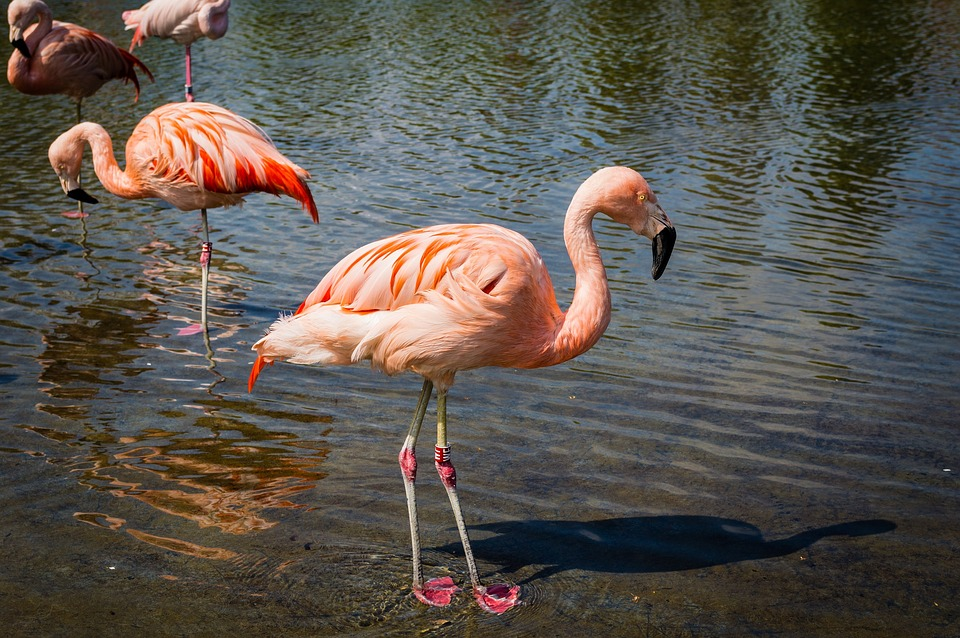
#> input picture Nanodegree-Udacity/1_3_Types_of_Features_Image_Segmentation/images/flamingos.jpg, 960 x 638 px
$ jupyter execute '3. K-means.ipynb'   (shell and % lines are left out)
#> lines starting #> are read from the running program, lines starting #| are printed output that depends on the picture
# K-means Clustering

### Import resources and display image

[cell 1]
import numpy as np
import matplotlib.pyplot as plt
import cv2

[cell 2]
# Read in the image
## TODO: Check out the images directory to see other images you can work with
# And select one!
image = cv2.imread('images/flamingos.jpg')
#> image is the input picture: shape (638, 960, 3); mean B, G, R 77.9, 84.9, 91.1

# Change color to RGB (from BGR)
image = cv2.cvtColor(image, cv2.COLOR_BGR2RGB)

plt.imshow(image)

### Prepare data for k-means

[cell 3]
# Reshape image into a 2D array of pixels and 3 color values (RGB)
pixel_vals = image.reshape((-1,3))

# Convert to float type
pixel_vals = np.float32(pixel_vals)

### Implement k-means clustering

[cell 4]
# define stopping criteria
# you can change the number of max iterations for faster convergence!
criteria = (cv2.TERM_CRITERIA_EPS + cv2.TERM_CRITERIA_MAX_ITER, 100, 0.2)

## TODO: Select a value for k
# then perform k-means clustering
k = 3
retval, labels, centers = cv2.kmeans(pixel_vals, k, None, criteria, 10, cv2.KMEANS_RANDOM_CENTERS)
#> retval = 980906149.1; centers = [[104.5, 105.3, 104.7], [232, 181.7, 160.3], [57.82, 52.92, 42.72]]

# convert data into 8-bit values
centers = np.uint8(centers)
#> centers = [[104, 105, 104], [232, 181, 160], [57, 52, 42]]
segmented_data = centers[labels.flatten()]

# reshape data into the original image dimensions
segmented_image = segmented_data.reshape((image.shape))
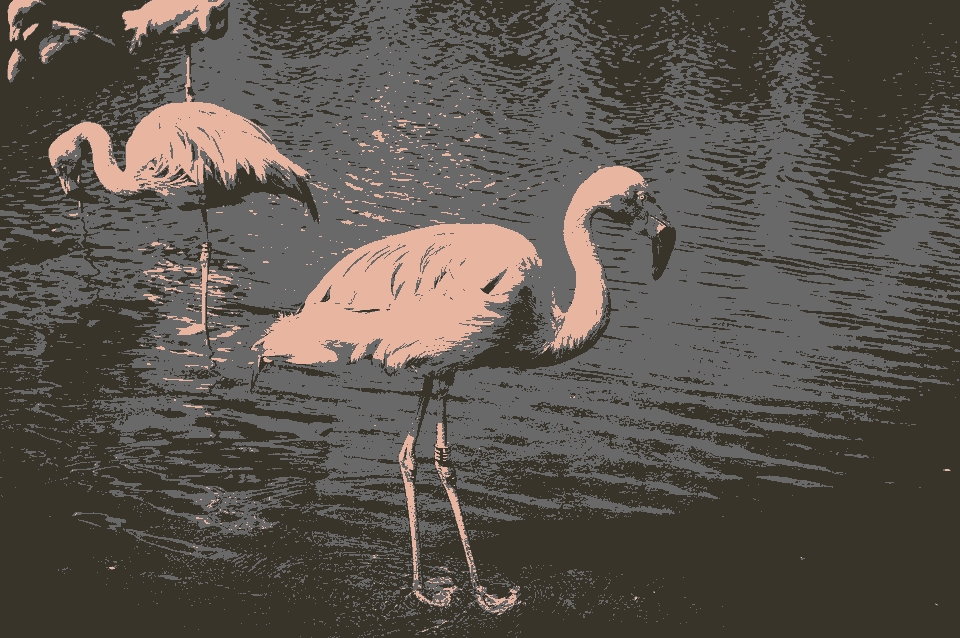
#> segmented_image: shape (638, 960, 3); mean R, G, B 90.5, 84.3, 77.2
labels_reshape = labels.reshape(image.shape[0], image.shape[1])
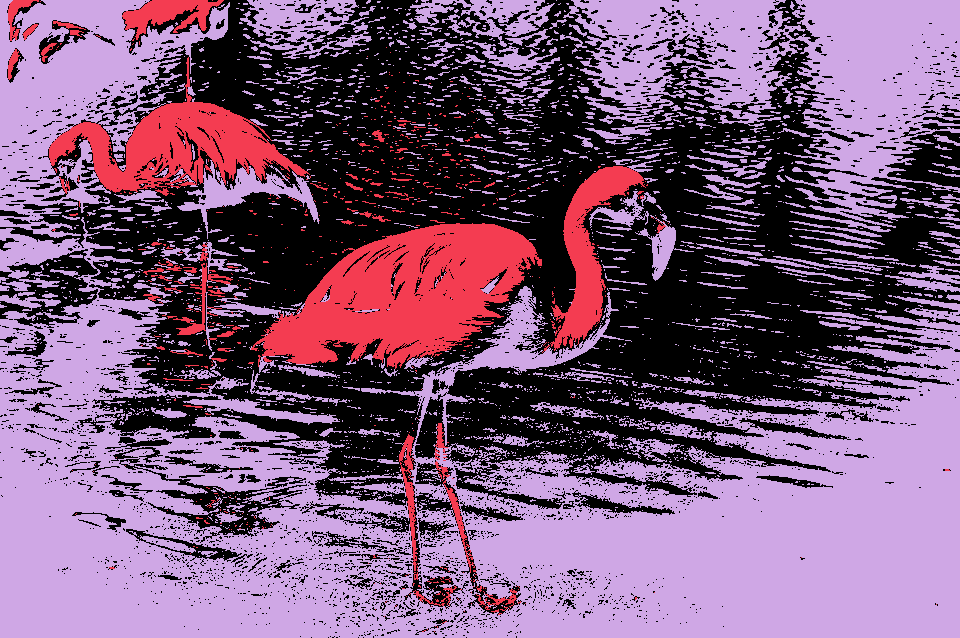
#> labels_reshape: shape (638, 960) int32; 3 distinct labels, from 0 to 2; one colour per label, 0 black

plt.imshow(segmented_image)

[cell 5]
## TODO: Visualize one segment, try to find which is the leaves, background, etc!
plt.imshow(labels_reshape==1, cmap='gray')
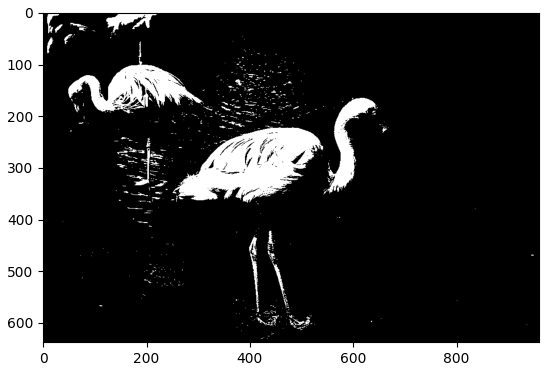
#> figure drawn by matplotlib, 1 panel

[cell 6]
# mask an image segment by cluster

cluster = 1 # the first cluster

masked_image = np.copy(image)
# turn the mask green!
masked_image[labels_reshape == cluster] = [0, 255, 0]
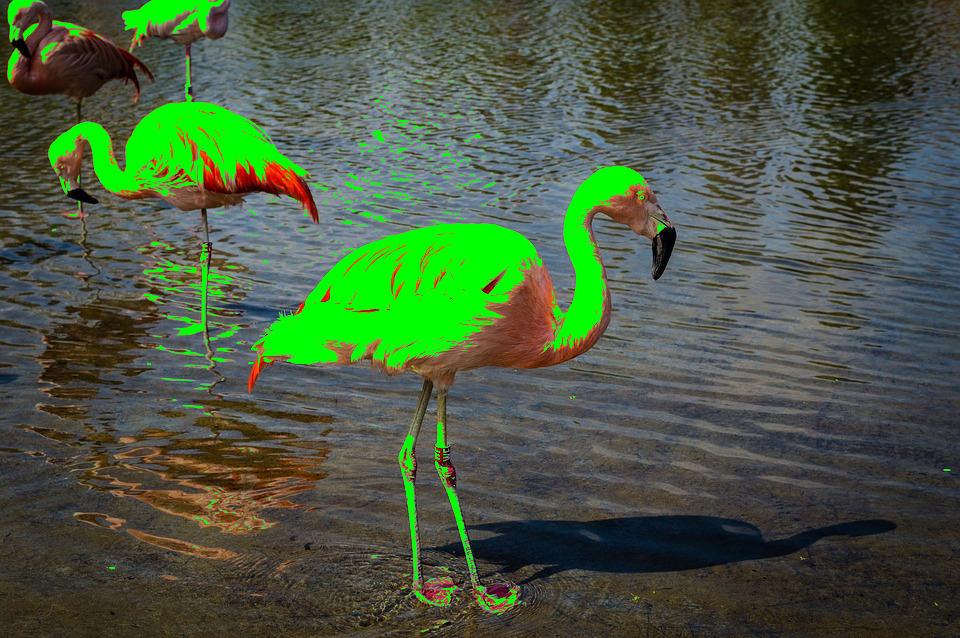
#> masked_image: shape (638, 960, 3); mean R, G, B 72.7, 90.8, 65.2


plt.imshow(masked_image)

$ run again, with Nanodegree-Udacity/1_3_Types_of_Features_Image_Segmentation/images/waffle.jpg copied over Nanodegree-Udacity/1_3_Types_of_Features_Image_Segmentation/images/flamingos.jpg
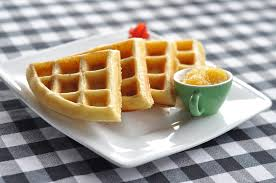
#> input picture Nanodegree-Udacity/1_3_Types_of_Features_Image_Segmentation/images/waffle.jpg, 276 x 183 px
#> image is the input picture: shape (183, 276, 3); mean B, G, R 144.3, 155.8, 165.1
#> `retval, labels, centers = cv2.kmeans(pixel_vals, k, None, criteria, 10..`: retval = 140266181.6; centers = [[221.1, 219, 214.1], [155.8, 147.4, 133.8], [92.33, 71.28, 52.54]]
#> `centers = np.uint8(centers)`: centers = [[221, 218, 214], [155, 147, 133], [92, 71, 52]]
#> `labels_reshape = labels.reshape(image.shape[0], image.shape[1])`:
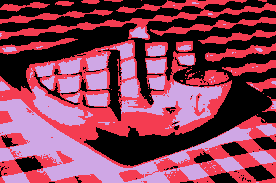
#> labels_reshape: shape (183, 276) int32; 3 distinct labels, from 0 to 2; one colour per label, 0 black
#> `masked_image[labels_reshape == cluster] = [0, 255, 0]`:
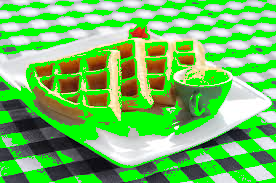
#> masked_image: shape (183, 276, 3); mean R, G, B 111.3, 192.9, 98.2
